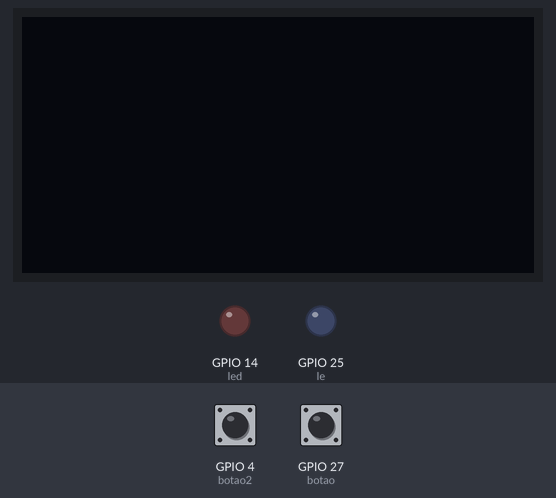
Bench run of a program on a simulated ESP32 board running MicroPython. Shown: 128×64 one-colour display, output pins drawn as LEDs (lit = HIGH). Wiring (from the project's diagram.json): red button on GPIO 4, red LED on GPIO 14, blue LED on GPIO 25, blue button on GPIO 27. The inputs (shaded band) are chosen by the test bench; at power-on: GPIO 4 (botao2) HIGH, GPIO 27 (botao) HIGH. Library files of the repository ran but are not shown: ssd1306.py.

Above: at 1.2 s.
1.3 s: GPIO 4 (botao2) pulled LOW for 0.15 s
At 1.7 s:
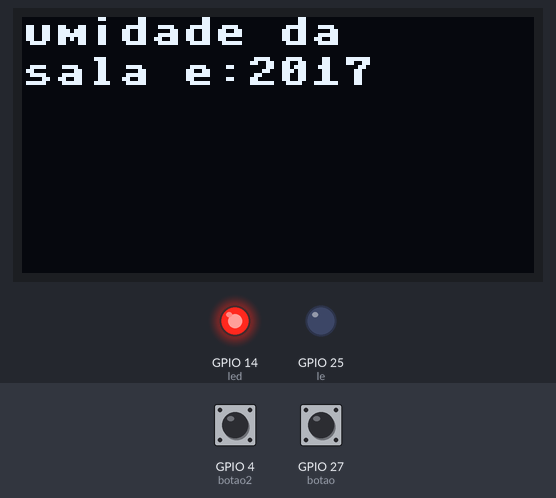
2.9 s: GPIO 27 (botao) pulled LOW for 0.15 s
At 4.1 s:
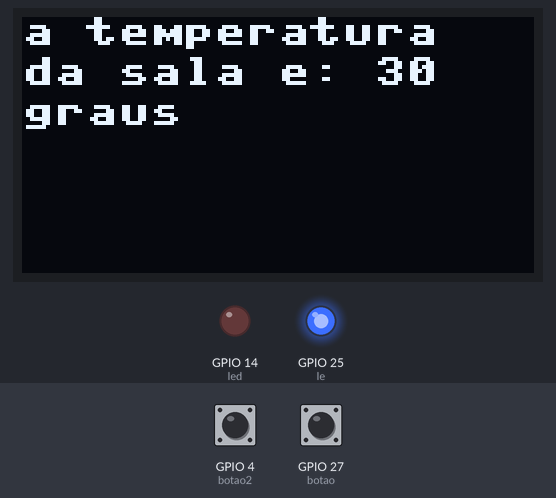
4.5 s: GPIO 4 (botao2) pulled LOW for 1 s
At 5.4 s:
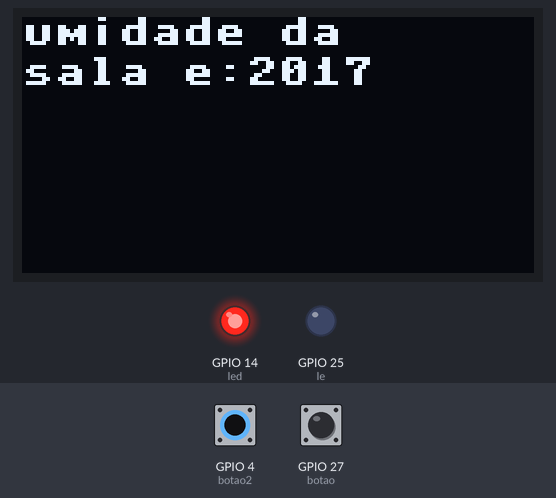
7.0 s: GPIO 27 (botao) pulled LOW for 1 s
At 8.5 s:
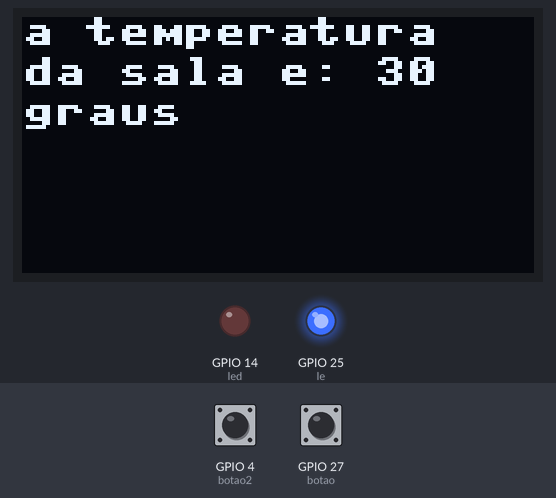
Timing chart, 0 to 10.0 s (numbered marks = the images above; inputs shaded):
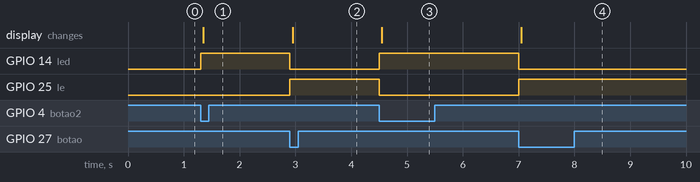

The program:

main.py
```python
import machine
from machine import Pin, I2C
import ssd1306

i2c = I2C(0, scl=Pin(22), sda=Pin(21))
botao = machine.Pin(27, machine.Pin.IN, machine.Pin.PULL_UP)
botao2 = machine.Pin(4, machine.Pin.IN, machine.Pin.PULL_UP)
led = machine.Pin(14, machine.Pin.OUT)
le =machine.Pin(25, machine.Pin.OUT)

largura = 128
altura = 64

tela = ssd1306.SSD1306_I2C(largura, altura, i2c)
while True:
    blue = botao2.value()
    red = botao.value()

    if blue == 0:
        led.value(1), le.value(0)
        tela.fill(0)
        tela.text("umidade da", 0, 0)
        tela.text("sala e:2017", 0, 10)
        tela.show()


    if red == 0:
        le.value(1), led.value(0)
        tela.fill(0)
        tela.text("a temperatura", 0, 0)
        tela.text("da sala e: 30", 0, 10)
        tela.text("graus", 0, 20)
        tela.show() 
```

Measured:
- after the input at 1.3 s, GPIO 14 (led): LOW → HIGH at once; the display: changes after 0.05 s (image 1)
- after the input at 2.9 s, GPIO 14 (led): HIGH → LOW at once; GPIO 25 (le): LOW → HIGH at once; the display: changes after 0.05 s (image 2)
- after the input at 4.5 s, GPIO 14 (led): LOW → HIGH at once; GPIO 25 (le): HIGH → LOW at once; the display: changes after 0.05 s (image 3)
- after the input at 7.0 s, GPIO 14 (led): HIGH → LOW at once; GPIO 25 (le): LOW → HIGH at once; the display: changes after 0.05 s (image 4)
